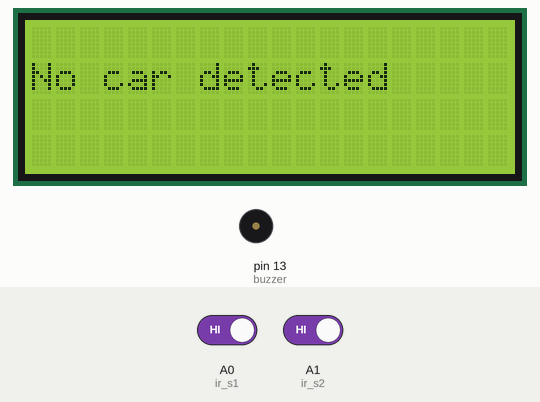
Recording of a sketch running on a simulated Arduino Uno, built with avr-gcc and run on an emulated ATmega328P. Parts: 20×4 character LCD, buzzer (waves = sounding, pin HIGH). The test bench sets the inputs (shaded band); at power-on: A0 (ir_s1) HIGH, A1 (ir_s2) HIGH.

Above: at 4.3 s.
4.4 s: A0 (ir_s1) driven LOW
At 4.9 s:
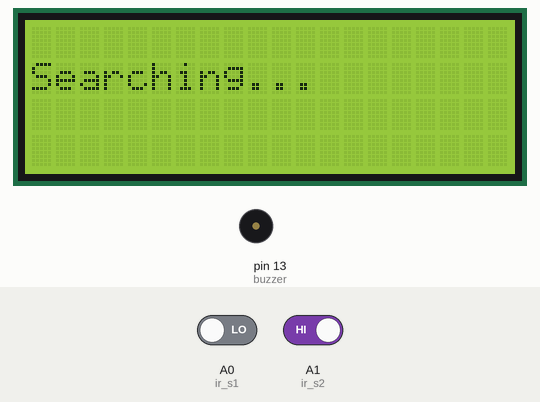
5.9 s: A1 (ir_s2) driven LOW
At 6.9 s:
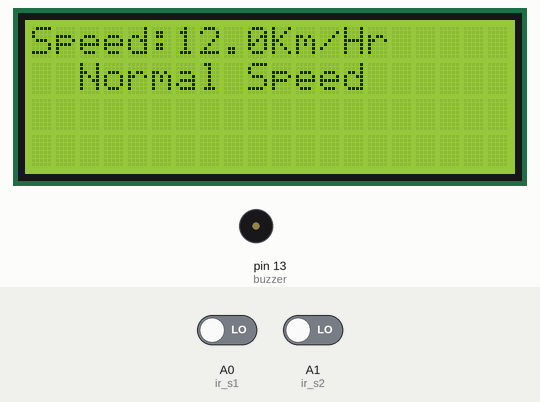
7.4 s: A0 (ir_s1) driven HIGH
At 9.7 s:
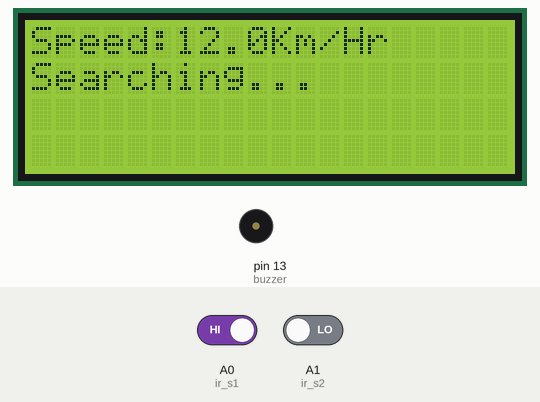
10.4 s: A0 (ir_s1) driven LOW
At 11.2 s:
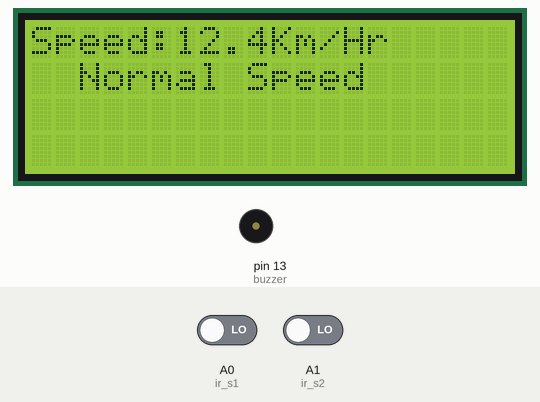
11.9 s: A1 (ir_s2) driven HIGH
At 14.1 s:
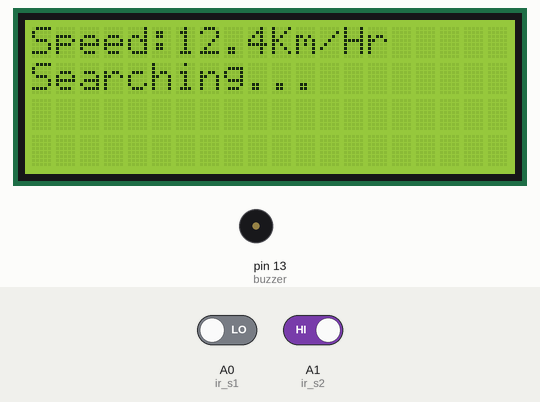
Timing chart, 0 to 15.6 s (numbered marks = the images above; inputs shaded):
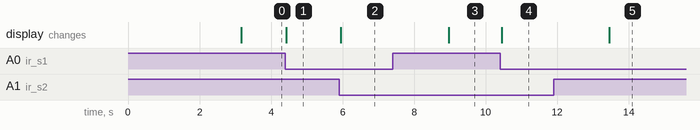

The sketch:

Speed_test.ino
```cpp
//SpeedTest
#include <Wire.h>
#include <LiquidCrystal_I2C.h>

LiquidCrystal_I2C lcd(0x27,20,4);  // set the LCD address to 0x27 for a 16 chars and 2 line display

int timer1;
int timer2;

float Time;

int flag1 = 0;
int flag2 = 0;

float distance = 5.0;
float speed;

int ir_s1 = A0;
int ir_s2 = A1;

int buzzer = 13;

void setup(){
  pinMode(ir_s1, INPUT);
  pinMode(ir_s2, INPUT);
  pinMode(buzzer, OUTPUT);

  lcd.init();                      // initialize the lcd
  lcd.init();
  // Print a message to the LCD.
  lcd.backlight();
  lcd.setCursor(0,0);
  lcd.print(" WELCOME To  My ");
  lcd.setCursor(0,1);
  lcd.print("class project");
  delay(3000);
  lcd.clear();
}

void loop() {
if(digitalRead (ir_s1) == LOW && flag1==0){timer1 = millis(); flag1=1;}

if(digitalRead (ir_s2) == LOW && flag2==0){timer2 = millis(); flag2=1;}

if (flag1==1 && flag2==1){
     if(timer1 > timer2){Time = timer1 - timer2;}
else if(timer2 > timer1){Time = timer2 - timer1;}
 Time=Time/1000;//convert millisecond to second
 speed=(distance/Time);//v=d/t
 speed=speed*3600;//multiply by seconds per hr
 speed=speed/1000;//division by meters per Km
}

if(speed==0){
lcd.setCursor(0, 1);
if(flag1==0 && flag2==0){lcd.print("No car detected");}
                    else{lcd.print("Searching...    ");}
}
else{
    lcd.clear();
    lcd.setCursor(0, 0);
    lcd.print("Speed:");
    lcd.print(speed,1);
    lcd.print("Km/Hr  ");
    lcd.setCursor(0, 1);
  if(speed > 80){lcd.print("  Over Speeding  "); digitalWrite(buzzer, HIGH);}
            else{lcd.print("  Normal Speed   "); }
    delay(3000);
    digitalWrite(buzzer, LOW);
    speed = 0;
    flag1 = 0;
    flag2 = 0;
 }
}
```

Measured:
- after the input at 4.4 s, the display: changes at once (image 1)
- after the input at 5.9 s, the display: changes after 0.05 s (image 2)
- after the input at 7.4 s, pin 13 (buzzer): stays LOW (without the input it goes to HIGH after 1.6 s); the display: changes after 1.6 s (image 3)
- after the input at 10.4 s, the display: changes at once (image 4)
- after the input at 11.9 s, pin 13 (buzzer): stays LOW (without the input it goes to HIGH after 1.6 s); the display: changes after 1.6 s (image 5)
